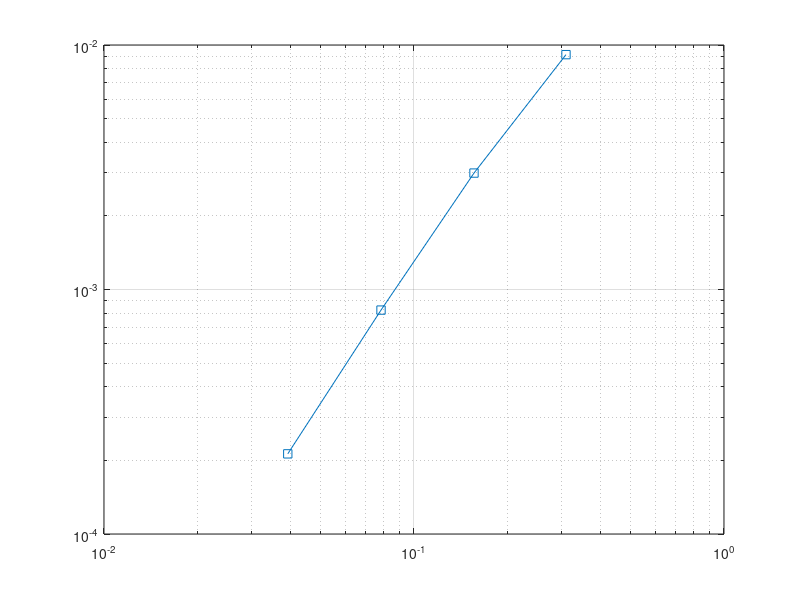

This chart was generated by the following MATLAB code: (Note: this script raises an error after producing the figure.)
clear; clc; close all;

pmax = 3;
kmax = 4;
pltit = false;
load("Eh.mat"); load("Es.mat"); load("hh.mat"); load("hs.mat");

%% Simplex
ocr = zeros(pmax, 1);
for porder = 1:pmax
    ocr(porder) = log(Es(1, porder) / Es(end, porder)) / log(hs(1, porder) / hs(end, porder));
    loglog(hs(:, porder), Es(:, porder), 'Marker','square'); grid on; hold on;
    fprintf("\n p = " + num2str(porder)+ ", Opt. conv. rate = " + num2str(ocr(porder)) + "\n\n")
end

legend("p1", "p2", "p3")

%% Hypercube
figure
ocr = zeros(pmax, 1);
for porder = 1:pmax
    ocr(porder) = log(Eh(1, porder) / Eh(end, porder)) / log(hh(1, porder) / hh(end, porder));
    loglog(hh(:, porder), Eh(:, porder), 'Marker','square'); grid on; hold on;
    fprintf("p = " + num2str(porder)+ ", Opt. conv. rate = " + num2str(ocr(porder)) + "\n\n")
end

legend("p1", "p2", "p3")